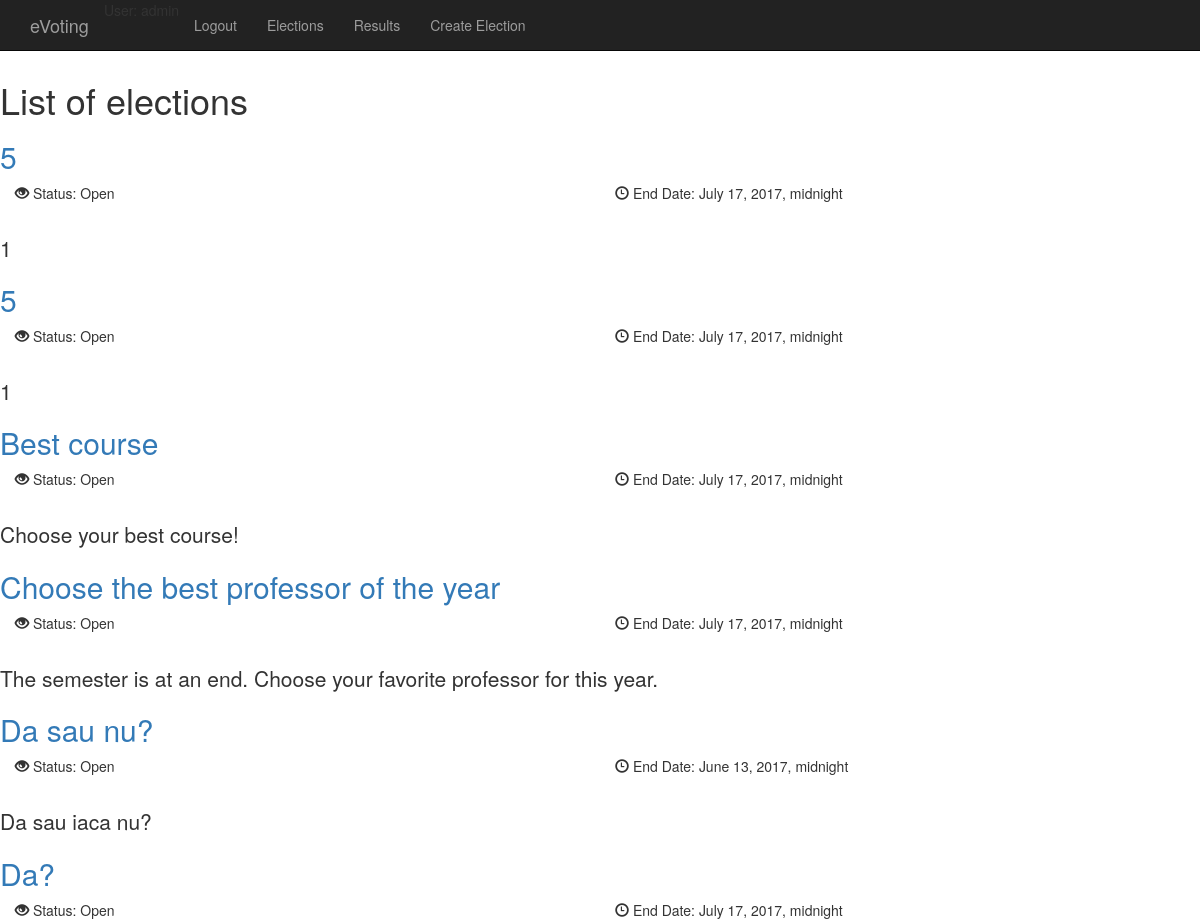
/election/ (signed in, upper part), run on an earlier commit of the app's database.
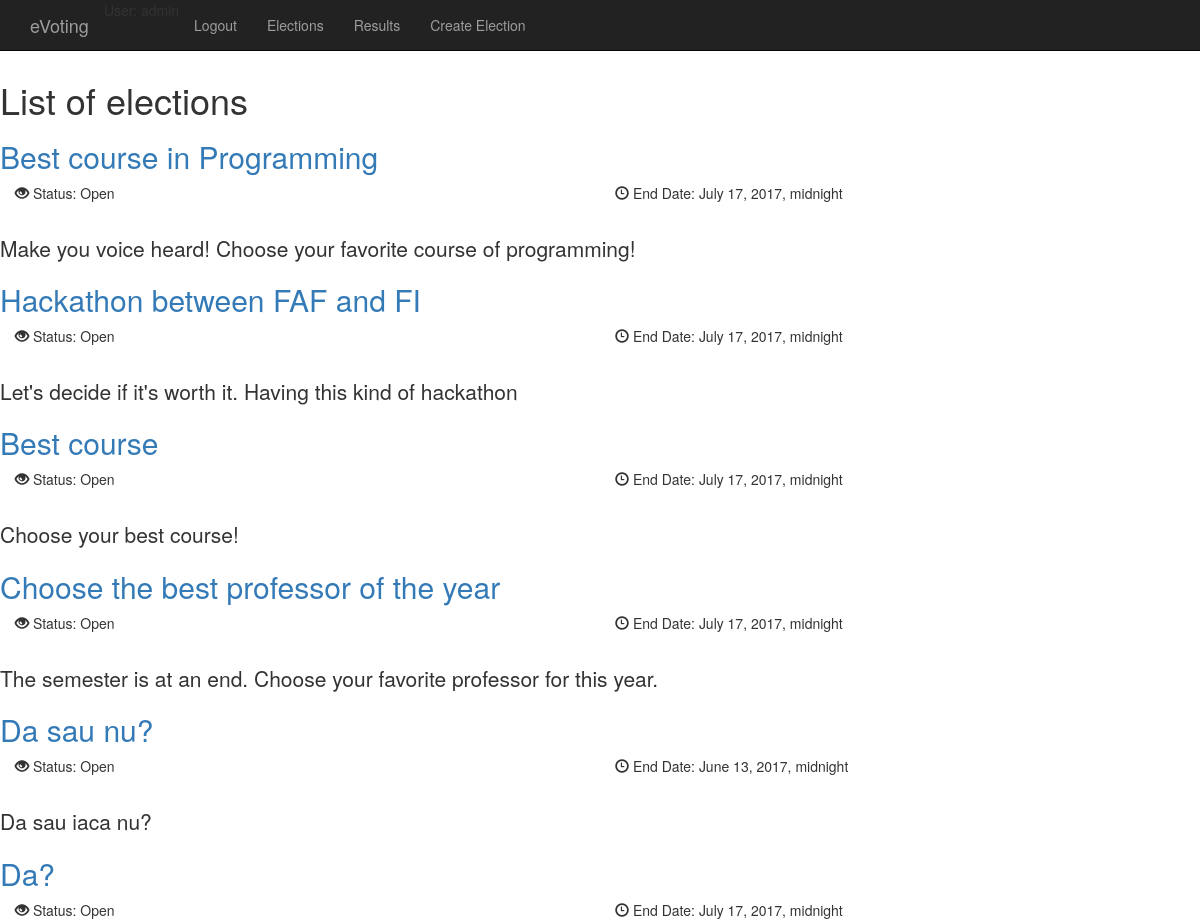
And on a later commit of the database.
### election/models.py (models this page shows)
class Election(models.Model):
    STATUS_CHOICES =(
        (0, 'Open'),
        (1, 'Close'),
        (2, 'Canceled'),
        (3, 'Disqualified ')
    )
    name = models.CharField(max_length=255) #default 5
    description = models.TextField(max_length=512) #default 1?
    startDate = models.DateTimeField()
    endDate = models.DateTimeField()
    status = models.IntegerField(choices=STATUS_CHOICES)
    group = models.ForeignKey(Group)

### election/views.py (the view, shortened to what this page needs)
# urls.py: url(r'^election/$', ElectionList.as_view(), name='election-name'),
class ElectionList(LoginRequiredMixin, View): #page of election
    def get(self, request):
        elections = Election.objects.filter(status=0)
        return render(request, 'home.html', {'elections': elections})

### templates/home.html (shortened to what this page needs)
<!DOCTYPE html>
<html lang="en">
<head>
</head>
<body>
    {% block navigation_menu %}
        {% include 'partials/navigation_menu.html' %}
    {% endblock %}
    <br>
    <br>
    <br>
    <div>
    <h1>List of elections</h1>
    <article>
    {% for election in elections %}
            <h2><a href="{% url 'election:election-detail' election.id %}">{{ election.name }}</a>  </h2>
            <div class="group1 col-sm-6 col-md-6">
                <span class="glyphicon glyphicon-eye-open"></span>  Status: {{ election.get_status_display }}
            </div>
        <div class="group2 col-sm-6 col-md-6">
                <span class="glyphicon glyphicon-time"></span>  End Date: {{ election.endDate  }}
        </div>
    <br />
        <p class="lead">{{ election.description }} </p>
    {% endfor %}
</body>
</html>

What changed in the data, as far as the page shows it:
changed Election: name "5" → "Best course in Programming"; description "1" → "Make you voice heard! Choose your favorite course of programming!"
changed Election: name "5" → "Hackathon between FAF and FI"; description "1" → "Let's decide if it's worth it. Having this kind of hackathon"
